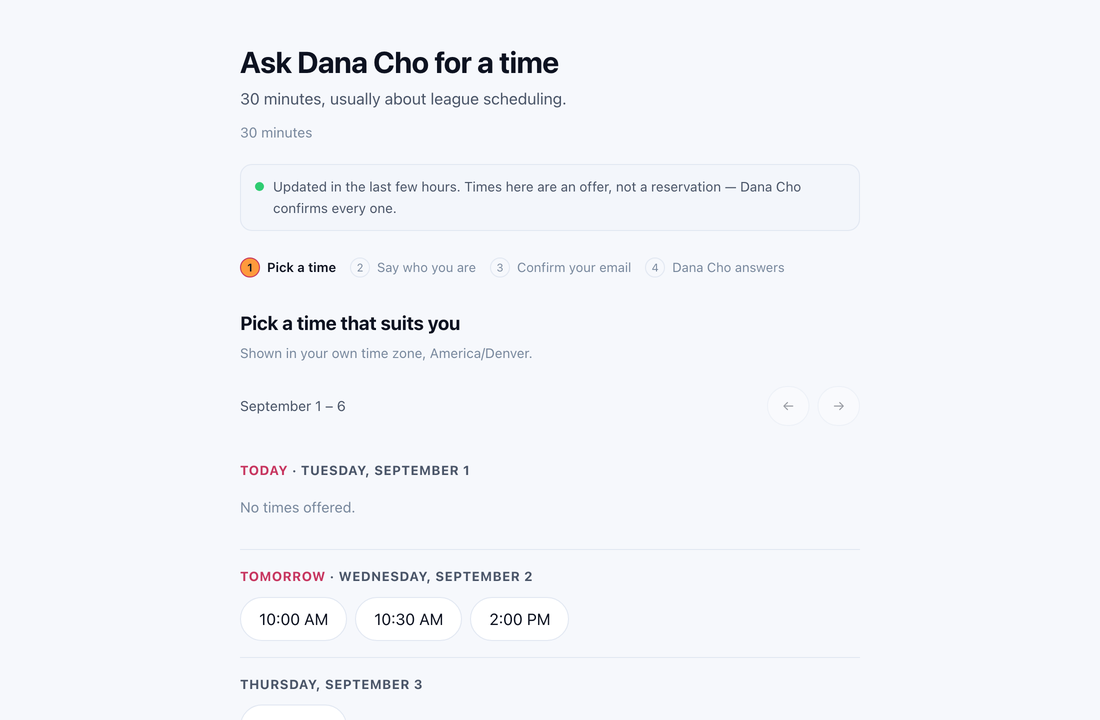
#> input picture docs/img/askwhen-desk-pick-light.png, 1100 x 720 px, found by its file name
$ python genevent.py
#> lines starting #> are read from the running program, lines starting #| are printed output that depends on the picture; after the words box and inside, x2 and y2 are one past the last pixel; in counts of white or black regions, pixels touching at a corner belong together
### appstore/tools/genstore.py
#!/usr/bin/env python3
"""Build App Store screenshots for cal-mirror 1.4.0.

Ten frames per device class, composited from the scrubbed captures in
./shots (every one taken from a throwaway config with invented calendar
names). Output sizes are the ones App Store Connect accepts:

    iPhone 6.5"   1242 x 2688
    iPad 13"      2064 x 2752
    Mac           1440 x 900

Mac frames are 1440x900 rather than 2880x1800 deliberately: the window
captures are 1x, so a larger canvas would only upscale them. Here they sit
close to pixel-native.
"""
import os
from PIL import Image, ImageDraw, ImageFont, ImageFilter

HERE = os.path.dirname(os.path.abspath(__file__))
SHOTS = os.path.join(HERE, os.pardir, "sources")
OUT = os.path.join(HERE, os.pardir, "screenshots")
FONT = "/System/Library/Fonts/SFNS.ttf"

SIZES = {"iphone": (1242, 2688), "ipad": (2064, 2752), "mac": (1440, 900)}

# Brand gradients, rotated for variety across the ten frames.
G_TEAL = ((0x24, 0xC2, 0xB0), (0x3A, 0xA0, 0xFF))
G_BLUE = ((0x3A, 0xA0, 0xFF), (0x6B, 0x5B, 0xF5))
G_DEEP = ((0x12, 0x62, 0xD6), (0x1E, 0x2B, 0x6B))
G_DARK = ((0x0D, 0x14, 0x22), (0x1A, 0x2A, 0x44))
G_MINT = ((0x1FB, 0, 0)[0] and (0x17, 0xB8, 0x9E), (0x24, 0xC2, 0xB0))
# AskWhen.me's own gradient (decisions.md, 17 Sept 2026). Text on it is ink,
# never white: ink is 8.9:1 on the amber end and 5.2:1 on the pink end, where
# white would be 2.1:1. A frame on it says fg="ink".
G_WARM = ((0xFF, 0x9A, 0x3C), (0xEE, 0x43, 0x80))


# [7 lines left out: function font, not called in this run]


def gradient(size, c1, c2):
    """Diagonal gradient, drawn small and upscaled — fast and smooth."""
#> called with size = (1920, 1080), c1 = (255, 154, 60), c2 = (238, 67, 128)
    w, h = size
    small = Image.new("RGB", (64, 64))
#> small: PIL image 64x64 RGB; every value is 0
    px = small.load()
    for y in range(64):
        for x in range(64):
            t = (x + y) / 126.0
            px[x, y] = tuple(int(c1[i] + (c2[i] - c1[i]) * t) for i in range(3))
    return small.resize((w, h), Image.BICUBIC)
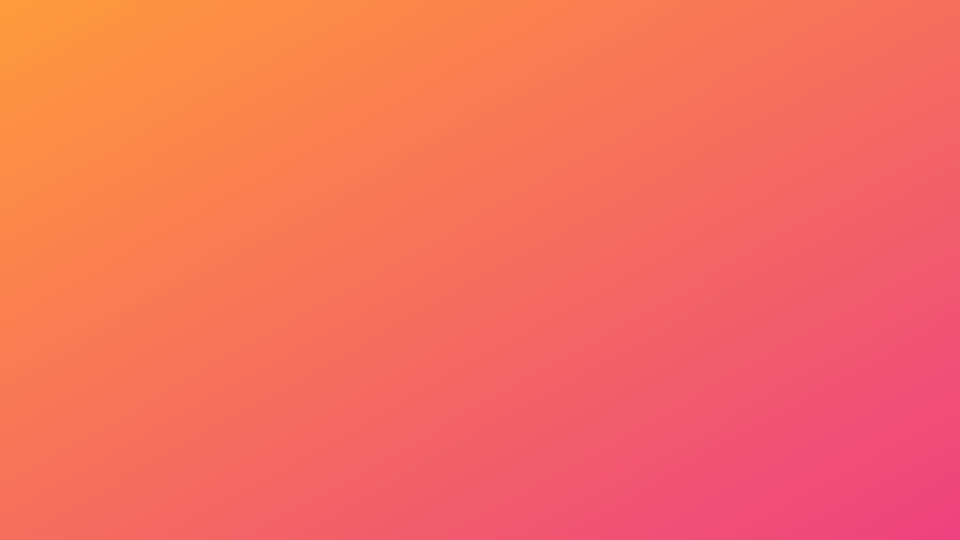
#> returned value: PIL image 1920x1080 RGB (shown at 1/2 size); mean R, G, B 246, 110, 93.5


# [27 lines left out: functions wrap, text_block, not called in this run]


def rounded(im, radius):
    im = im.convert("RGBA")
    mask = Image.new("L", im.size, 0)
    ImageDraw.Draw(mask).rounded_rectangle([0, 0, im.size[0] - 1, im.size[1] - 1],
                                           radius=radius, fill=255)
    im.putalpha(mask)
    return im


# The AskWhen.me mark beside its name, above a frame that is about AskWhen.me
# rather than Calendar Mirror: a lockup, in white, with a white ring around
# the mark so it separates from the gradient it was cut from. Matt's call
# (17 Sept) and the one place white sits on the warm gradient — a lockup at
# this size is a logo, not copy; the frame's words stay ink. Per platform:
# (mark px, name px, ring px, gap under the row).
BRAND = {"iphone": (150, 84, 6, 40), "ipad": (180, 96, 7, 48), "mac": (84, 44, 3, 22)}


# [21 lines left out: function brand_row, not called in this run]


def brand_height(platform):
    msz, _, _, gap = BRAND[platform]
    return msz + gap


def paste_shot(base, path, box_w, top, radius=26, crop=None, shadow=48):
    """Scale a capture to box_w and paste centred at y=top, with a soft shadow.
    `crop` is a (l, t, r, b) box applied before scaling."""
#> called with box_w = 640, top = 60, radius = 28, crop = (200, 24, 900, 658), shadow = 48
    im = Image.open(path).convert("RGBA")
    if crop:
        im = im.crop(crop)
#> im: PIL image 700x634 RGBA
    sc = box_w / im.width
#> sc = 0.914
    im = im.resize((box_w, max(1, int(im.height * sc))), Image.LANCZOS)
#> im: PIL image 640x579 RGBA
    im = rounded(im, radius)
#> in rounded, `mask = Image.new("L", im.size, 0)`: mask: PIL image 640x579 L; every value is 0
#> in rounded, `ImageDraw.Draw(mask).rounded_rectangle([0, 0, im.size[0] - 1, im.size[..`:
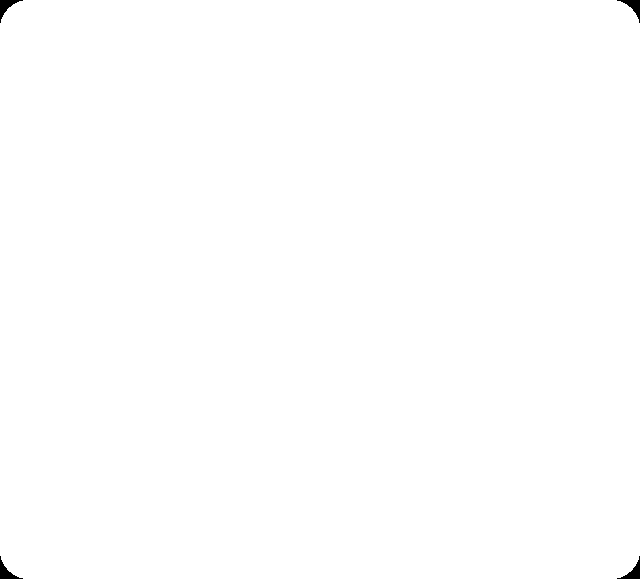
#> mask: PIL image 640x579 L; 99.8% white; 4 black regions, box (x1, y1, x2, y2) and area: (0, 0, 23, 23) 174, (617, 0, 640, 23) 174, (0, 556, 23, 579) 174, (617, 556, 640, 579) 174
    x = (base.width - im.width) // 2
#> x = 640
    if shadow:
        sh = Image.new("RGBA", base.size, (0, 0, 0, 0))
#> sh: PIL image 1920x1080 RGBA; every value is 0
        ImageDraw.Draw(sh).rounded_rectangle(
            [x, top + 14, x + im.width, top + im.height + 14], radius=radius, fill=(0, 0, 0, 95))
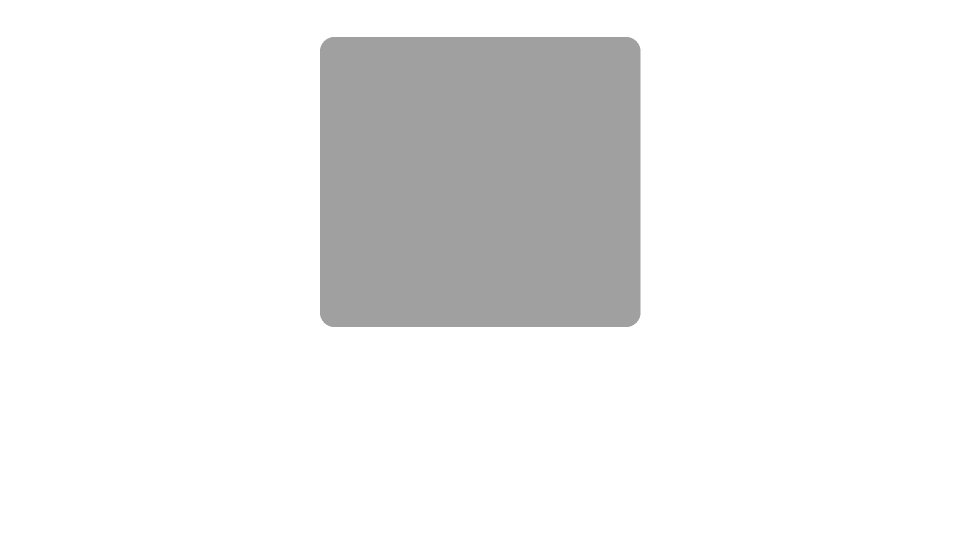
#> sh: PIL image 1920x1080 RGBA (shown at 1/2 size); mean R, G, B, A 0, 0, 0, 17; transparent parts drawn white
        base.alpha_composite(sh.filter(ImageFilter.GaussianBlur(shadow)))
    base.alpha_composite(im, (x, top))
    return top + im.height


# [24 lines left out: functions bullets, icon, not called in this run]


# --------------------------------------------------------------- frame specs
# kind: "shot"  -> headline + subtitle + capture
#       "hero"  -> app icon + headline + subtitle
#       "list"  -> headline + subtitle + bullet list
W = "#FFFFFF"
SUB = (255, 255, 255, 224)
# Headline, sub and bullet colours per foreground; see G_WARM.
FG = {"light": (W, SUB, (255, 255, 255, 235)),
      "ink": ("#06121F", (6, 18, 31, 224), (6, 18, 31, 235))}

FRAMES = [
    # 1
    dict(kind="hero", grad=G_TEAL,
         head="Keep a copy of one calendar inside another.",
         sub="One direction. Your original is never touched."),
    # 2
    dict(kind="shot", grad=G_BLUE,
         head="Every copy in one list.",
         sub="Grouped by the calendar they land in, with health and event counts.",
         shot=dict(iphone="ios-list-light.png", ipad="ipad-list.png", mac="mac-manage-light.png"),
         crop=dict(ipad=(0, 0, 2064, 1465))),
    # 3
    dict(kind="shot", grad=G_TEAL,
         head="Point it at two calendars.",
         sub="Pick the one to copy from and the one to copy into. That's the setup.",
         shot=dict(iphone="ios-detail-light.png", ipad="ipad-detail.png", mac="mac-manage-light.png"),
         crop=dict(iphone=(0, 0, 1206, 1240), ipad=(0, 0, 2064, 1235))),
    # 4
    dict(kind="shot", grad=G_DEEP,
         head="Copy everything, or almost nothing.",
         sub="Full copy, title and location only, or a plain block that reads “Busy”.",
         shot=dict(iphone="ios-detail-light.png", ipad="ipad-detail.png", mac="mac-projection-light.png"),
         crop=dict(iphone=(0, 1205, 1206, 1585), ipad=(0, 0, 2064, 1235))),
    # 5
    dict(kind="shot", grad=G_TEAL,
         head="Copy the meetings. Skip the noise.",
         sub="Skip declined, canceled, all-day and free events — no tagging needed.",
         shot=dict(iphone="ios-detail-light.png", ipad="ipad-detail.png", mac="mac-selection-light.png"),
         crop=dict(iphone=(0, 1395, 1206, 1905), ipad=(0, 560, 2064, 1235)),
         mac_crop=(0, 0, 940, 880)),
    # 6 — tags: the last of the mirror features, so the copy story finishes before 2.0 starts
    dict(mac_swap=dict(kind="icons", grad=G_DEEP,
                       head="Five faces, one glance.",
                       sub="The menu-bar icon wears the expression that matches what is happening.",
                       icons=[("ok", "All good"), ("degraded", "Behind"), ("failing", "Broken"),
                              ("paused", "Paused"), ("unconfigured", "Nothing set up")]),
         kind="list", grad=G_DEEP,
         head="Or decide one event at a time.",
         sub="Type a tag into a source event's notes and that event gets its own rule.",
         items=["#nomirror — never copy this one",
                "#private — copy it as a busy block",
                "#public — copy it in full",
                "Point a whole mirror at a tag to copy only what you've marked"]),
    # 7 — the warning closes the mirror story
    dict(kind="shot", grad=G_BLUE,
         head="Silent when it works. Loud when it stops.",
         sub="A healthy mirror writes nothing. If one breaks, a warning appears in the calendar itself.",
         shot=dict(iphone="ios-list-light.png", ipad="ipad-list.png", mac="mac-warning-light.png"),
         crop=dict(ipad=(0, 0, 2064, 1465))),
    # 8 — 2.0. Send times: the daily-use one. The phone shows the share sheet with the line; iPad and Mac say it in words (the Mac's is a menu item, and no capture of a menu is made).
    dict(kind="shot", grad=G_DEEP,
         head="When are you free? Answer from the app.",
         sub="One tap: your next three free times as a line of text, worked out on your device, ready to paste.",
         shot=dict(iphone="ios-sendtimes-light.png"),
         crop=dict(iphone=(0, 0, 1206, 1900)),
         ipad_swap=dict(kind="list", grad=G_DEEP,
                        head="When are you free? Answer from the app.",
                        sub="Send times: your next three free times as a line of text.",
                        items=["“Tue 2–2:30pm, Wed 10–10:30am or Thu 3–3:30pm MDT”",
                               "Worked out on your device from the calendars you chose",
                               "Ready to paste into Messages, Mail or Slack",
                               "Also a Shortcuts action and a Siri phrase"]),
         mac_swap=dict(kind="list", grad=G_DEEP,
                       head="When are you free? Answer from the menu bar.",
                       sub="Copy Times to Send: your next three free times as a line of text.",
                       items=["“Tue 2–2:30pm, Wed 10–10:30am or Thu 3–3:30pm MDT”",
                              "Worked out on your Mac from the calendars you chose",
                              "On the clipboard, ready to paste anywhere",
                              "Also a Shortcuts action and a Siri phrase"])),
    # 9 — 2.0. AskWhen.me, as the preview the owner sees before the offer. Every word of the frame is glossary.md: a request page, never booking.
    dict(kind="shot", grad=G_WARM, fg="ink", brand=True,
         head="A request page whose server never sees your calendar.",
         sub="AskWhen.me — a separate subscription you can turn on. Your device chooses the times; nothing lands until you accept.",
         shot=dict(iphone="ios-askwhen-light.png"),
         crop=dict(iphone=(0, 0, 1206, 1720)),
         ipad_swap=dict(kind="list", grad=G_WARM, fg="ink", brand=True,
                        head="A request page whose server never sees your calendar.",
                        sub="AskWhen.me — a separate subscription you can turn on from inside the app.",
                        items=["Your device works out which times to offer and sends only those",
                               "Someone picks one; the request comes to your device",
                               "Nothing lands in your calendar until you accept",
                               "Off by default — no network request until you turn it on",
                               "Free for 90 days, then $19.99 a year"]),
         mac_swap=dict(kind="list", grad=G_WARM, fg="ink", brand=True,
                       head="A request page whose server never sees your calendar.",
                       sub="AskWhen.me — a separate subscription you can turn on from inside the app.",
                       items=["Your Mac works out which times to offer and sends only those",
                              "Someone picks one; the request comes to your Mac",
                              "Nothing lands in your calendar until you accept",
                              "Off by default — no network request until you turn it on",
                              "Free for 90 days, then $19.99 a year"])),
    # 10
    dict(kind="list", grad=G_DARK,
         head="No account. No server — until you turn one on.",
         sub="It works through the calendars already set up on your device, and makes no network request until you turn on AskWhen.me.",
         items=["Nothing to sign up for, no password to hand over",
                "No analytics, no tracking, no telemetry",
                "Open source, MIT licensed",
                "One purchase covers iPhone, iPad and Mac"]),
]

# Per-platform layout metrics: (head px, sub px, body px, margin, top pad, shot width)
METRICS = {
    "iphone": dict(head=108, sub=54, body=62, margin=96, top=150, shotw=1000, gap=46),
    "ipad":   dict(head=150, sub=74, body=80, margin=170, top=190, shotw=1620, gap=58),
    "mac":    dict(head=64,  sub=32, body=31, margin=70,  top=64,  shotw=880,  gap=26),
}


# [120 lines left out: function build, not called in this run]


# [5 lines that do not run on import are left out]

### appstore/tools/genevent.py
#!/usr/bin/env python3
"""Build the two images for the 2.0 In-App Event ("Share When You're Free").

    ../event/card.png      1920 x 1080   event card (16:9)
    ../event/details.png   1080 x 1920   event details page (9:16)

The App Store lays the badge, event name and short description over the
lower part of both, so neither image carries copy of its own: the request
page a requester sees, on AskWhen.me's warm gradient, kept inside the area
that survives the overlay (top ~5-8% and bottom ~40% are at risk, plus a
6% side margin). Captures are the synthetic owner Dana Cho from site/img.
"""
import os
from PIL import Image

from genstore import G_WARM, gradient, paste_shot

HERE = os.path.dirname(os.path.abspath(__file__))
IMG = os.path.join(HERE, os.pardir, os.pardir, "site", "img")
OUT = os.path.join(HERE, os.pardir, "event")


def build(name, size, shot, crop, box_w, top):
    base = gradient(size, *G_WARM).convert("RGBA")
    bottom = paste_shot(base, os.path.join(IMG, shot), box_w, top, radius=28, crop=crop)
    safe = int(size[1] * 0.60)
    assert bottom <= safe, "%s: capture ends at %d, past the safe line at %d" % (name, bottom, safe)
    os.makedirs(OUT, exist_ok=True)
    out = os.path.join(OUT, name)
    base.convert("RGB").save(out, "PNG", optimize=True)
    print(out, size, "capture ends at", bottom, "of", safe)
#| appstore/tools/../event/card.png (1920, 1080) capture ends at 639 of 648


if __name__ == "__main__":
    # Desktop request page: the heading, the "offer, not a reservation" note,
    # the four steps and the first day of times.
    build("card.png", (1920, 1080), "askwhen-desk-pick-light.png",
          crop=(200, 24, 900, 658), box_w=640, top=60)
    # Phone request page, down to the first row of times.
    build("details.png", (1080, 1920), "askwhen-req-pick-light.png",
          crop=(0, 0, 570, 1030), box_w=540, top=170)
#> call 2 of gradient, with size = (1080, 1920), c1 = (255, 154, 60), c2 = (238, 67, 128)
#> in gradient (call 2), `return small.resize((w, h), Image.BICUBIC)`:
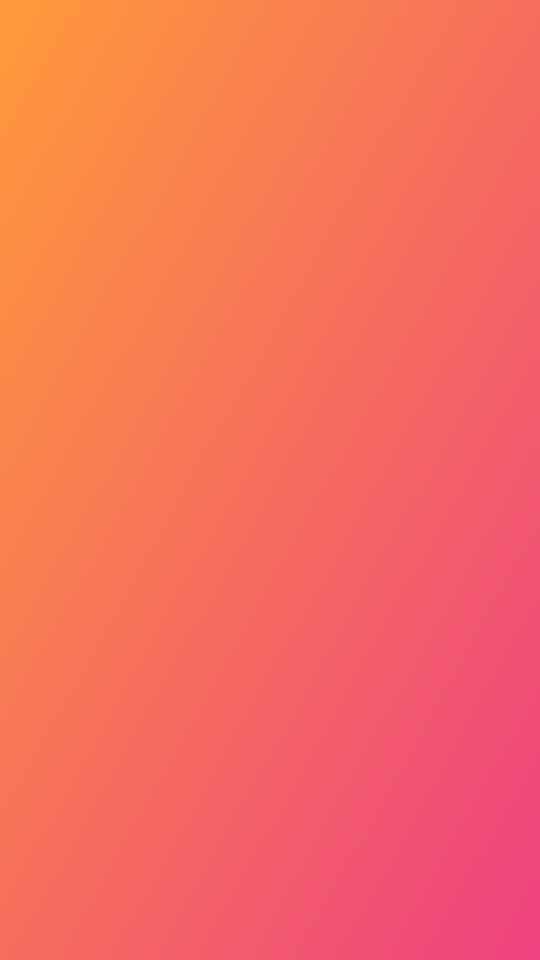
#> returned value: PIL image 1080x1920 RGB (shown at 1/2 size); mean R, G, B 246, 110, 93.5
#> call 2 of paste_shot, with box_w = 540, top = 170, radius = 28, crop = (0, 0, 570, 1030), shadow = 48
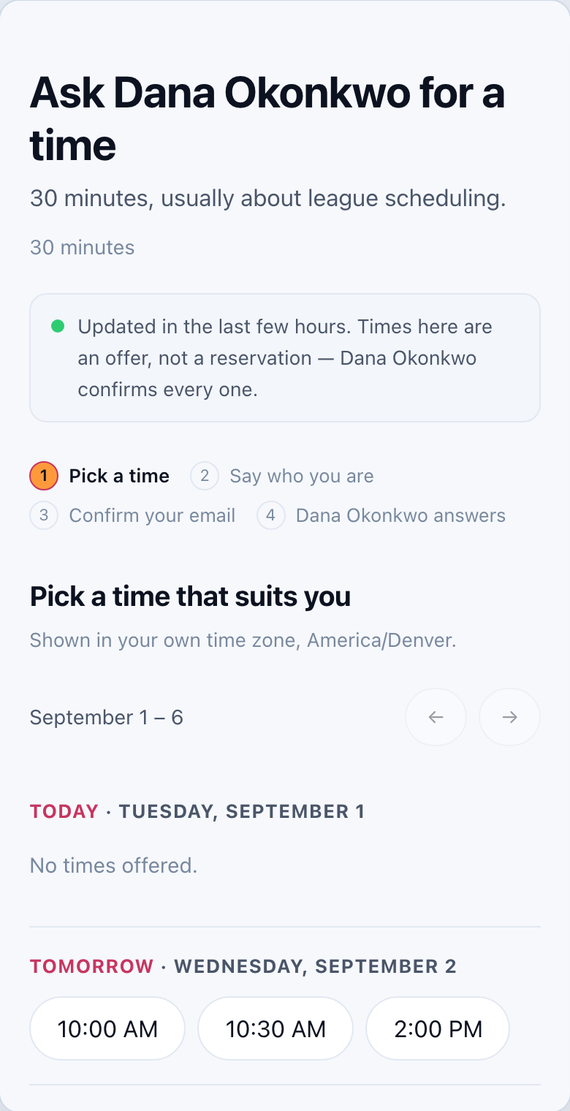
#> input picture docs/img/askwhen-req-pick-light.png, 570 x 1111 px, found by its file name
#> in rounded (call 2), `mask = Image.new("L", im.size, 0)`: mask: PIL image 540x975 L; every value is 0
#> in rounded (call 2), `ImageDraw.Draw(mask).rounded_rectangle([0, 0, im.size[0] - 1, im.size[..`: mask: PIL image 540x975 L; 99.9% white; 4 black regions, box (x1, y1, x2, y2) and area: (0, 0, 23, 23) 174, (517, 0, 540, 23) 174, (0, 952, 23, 975) 174, (517, 952, 540, 975) 174
#> in paste_shot (call 2), `sh = Image.new("RGBA", base.size, (0, 0, 0, 0))`: sh: PIL image 1080x1920 RGBA; every value is 0
#> in paste_shot (call 2), `ImageDraw.Draw(sh).rounded_rectangle( [x, top + 14, x + im.width, top ..`:
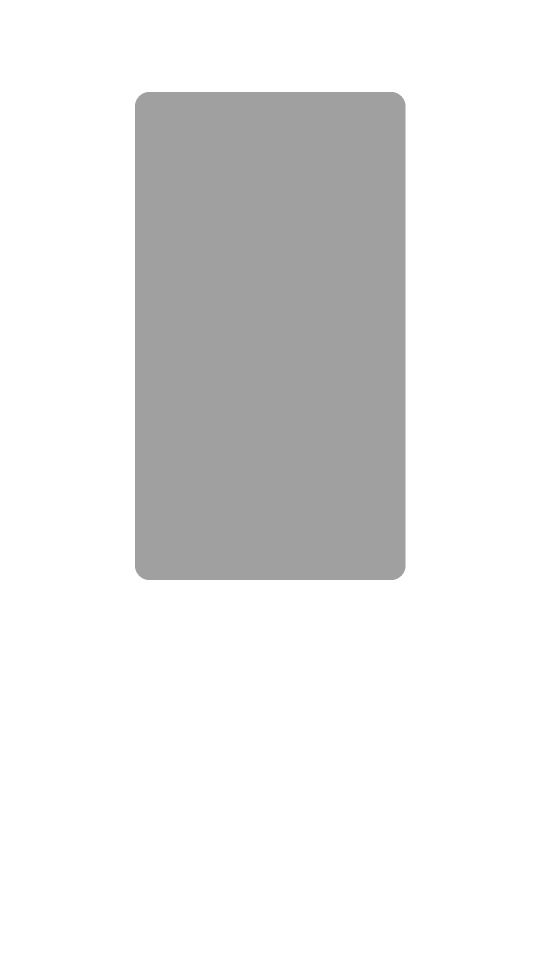
#> sh: PIL image 1080x1920 RGBA (shown at 1/2 size); mean R, G, B, A 0, 0, 0, 24.2; transparent parts drawn white
#> in paste_shot (call 2), `base.alpha_composite(im, (x, top))`:
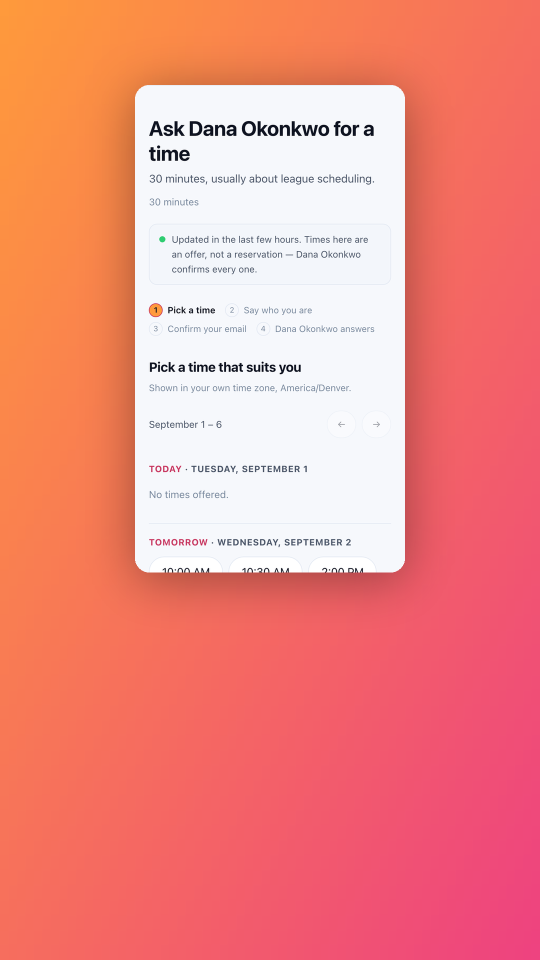
#> base: PIL image 1080x1920 RGBA (shown at 1/2 size); mean R, G, B, A 240.8, 139.8, 132.1, 255
#| appstore/tools/../event/details.png (1080, 1920) capture ends at 1145 of 1152
